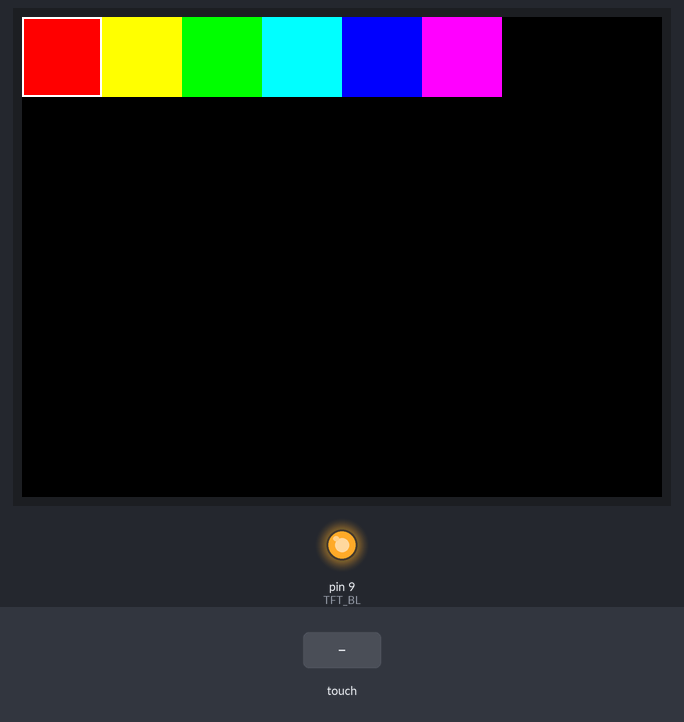
The sketch below on a simulated Arduino Uno, built with avr-gcc and run on an emulated ATmega328P. Parts: 320×240 colour display, output pins drawn as LEDs (lit = HIGH). The test bench sets the inputs (shaded band). Pins used as bus, display or sensor lines are not drawn; what the sketch prints to the serial monitor is not drawn.

Above: at 3.5 s.
3.6 s: touch panel pressed at 38 % / 10 % of its raw x / y range
At 4.6 s:
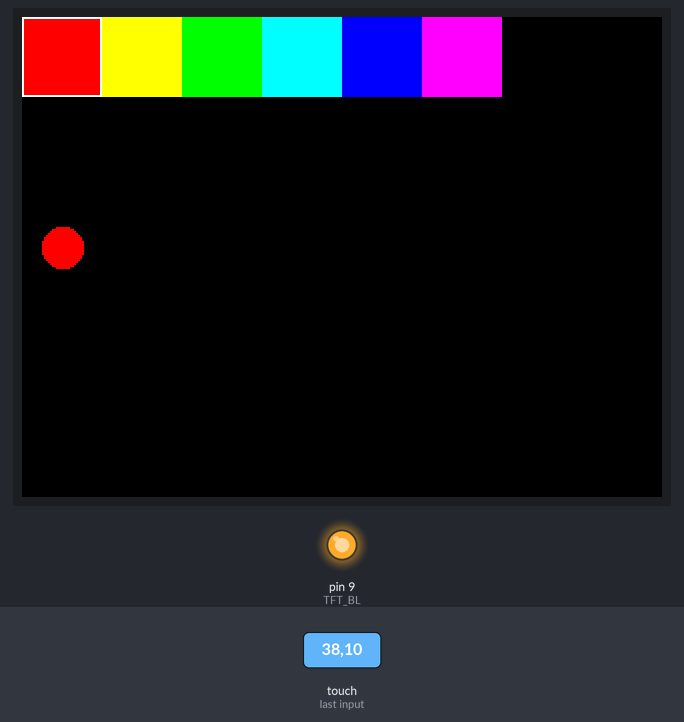
5.1 s: touch panel pressed at 62 % / 10 % of its raw x / y range
At 5.7 s:
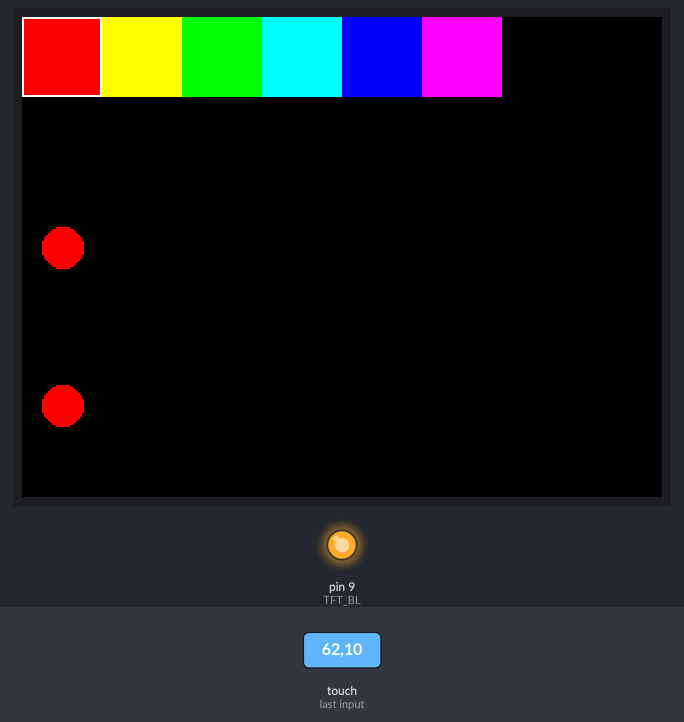
Timing chart, 0 to 8.1 s (numbered marks = the images above; inputs shaded):
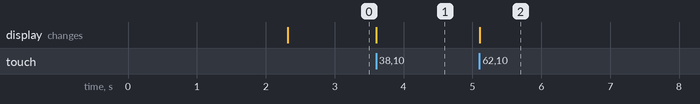

Measured:
- after the input at 3.6 s, the display: changes at once (image 1)
- after the input at 5.1 s, the display: changes at once (image 2)

The sketch:

ArduinoMega_TFT_TouchDisplay.ino
```cpp
#include <Adafruit_GFX.h>
#include <Adafruit_ILI9341.h>
#include <XPT2046_Touchscreen.h>
#include <SPI.h>

// Pins
#define TFT_CS   10
#define TFT_DC   7
#define TFT_RST  -1
#define TFT_BL   9
#define TOUCH_CS 4

// TFT display
Adafruit_ILI9341 tft = Adafruit_ILI9341(TFT_CS, TFT_DC, TFT_RST);

// Touchscreen
XPT2046_Touchscreen ts(TOUCH_CS);

// Raw touch range (calibrate if needed)
#define TS_MINX  300
#define TS_MAXX  3700
#define TS_MINY  300
#define TS_MAXY  3700
#define TS_MIN_PRESSURE 10

// UI layout
#define BOXSIZE 40
#define PENRADIUS 10

int oldcolor, currentcolor;


void setup(void) {
  Serial.begin(115200);

  // Backlight pin
  pinMode(TFT_BL, OUTPUT);
  digitalWrite(TFT_BL, HIGH);

  // Initialize display
  tft.begin();
  tft.setRotation(1);           // Landscape mode
  tft.fillScreen(ILI9341_BLACK);

  // Display welcome message
  tft.setTextSize(3);
  tft.setTextColor(ILI9341_GREEN);
  tft.setCursor(20, 100);
  tft.print("Hello Mridul");

  delay(2000);  // Show message briefly
  tft.fillScreen(ILI9341_BLACK);  // Clear screen for drawing

  // Initialize touchscreen
  if (!ts.begin()) {
    Serial.println("Couldn't start touchscreen controller");
    while (1);
  }
  ts.setRotation(1); // Match screen rotation

  //Draw color selection boxes
  tft.fillRect(0, 0, BOXSIZE, BOXSIZE, ILI9341_RED);
  tft.fillRect(BOXSIZE, 0, BOXSIZE, BOXSIZE, ILI9341_YELLOW);
  tft.fillRect(BOXSIZE * 2, 0, BOXSIZE, BOXSIZE, ILI9341_GREEN);
  tft.fillRect(BOXSIZE * 3, 0, BOXSIZE, BOXSIZE, ILI9341_CYAN);
  tft.fillRect(BOXSIZE * 4, 0, BOXSIZE, BOXSIZE, ILI9341_BLUE);
  tft.fillRect(BOXSIZE * 5, 0, BOXSIZE, BOXSIZE, ILI9341_MAGENTA);

  // Highlight default selected color
  tft.drawRect(0, 0, BOXSIZE, BOXSIZE, ILI9341_WHITE);
  currentcolor = ILI9341_RED;
}

void loop() {

  if (ts.touched()) {
    TS_Point p = ts.getPoint();

    // Ignore weak touches
    if (p.z < TS_MIN_PRESSURE) return;

    // Re-enable digital pins
    pinMode(TOUCH_CS, OUTPUT);
    digitalWrite(TOUCH_CS, HIGH);

    // Convert raw touch coordinates to screen coordinates
    int y = map(p.x, TS_MINX, TS_MAXX, 0, tft.width());
    int x = map(p.y, TS_MINY, TS_MAXY, 0, tft.height());

    Serial.print("Touch at: ");
    Serial.print(x); Serial.print(", ");
    Serial.println(y);

    if (y < BOXSIZE) {
      oldcolor = currentcolor;

      if (x < BOXSIZE) {
        currentcolor = ILI9341_RED;
      } else if (x < BOXSIZE * 2) {
        currentcolor = ILI9341_YELLOW;
      } else if (x < BOXSIZE * 3) {
        currentcolor = ILI9341_GREEN;
      } else if (x < BOXSIZE * 4) {
        currentcolor = ILI9341_CYAN;
      } else if (x < BOXSIZE * 5) {
        currentcolor = ILI9341_BLUE;
      } else if (x < BOXSIZE * 6) {
        currentcolor = ILI9341_MAGENTA;
      }

      // Highlight current color
      if (oldcolor != currentcolor) {
        tft.drawRect(0, 0, BOXSIZE, BOXSIZE, oldcolor);
        int index = (currentcolor == ILI9341_YELLOW) ? 1 :
                    (currentcolor == ILI9341_GREEN)  ? 2 :
                    (currentcolor == ILI9341_CYAN)   ? 3 :
                    (currentcolor == ILI9341_BLUE)   ? 4 :
                    (currentcolor == ILI9341_MAGENTA)? 5 : 0;
        tft.drawRect(index * BOXSIZE, 0, BOXSIZE, BOXSIZE, ILI9341_WHITE);
      }
    }

    // Draw only if below color bar area
    if ((y > BOXSIZE + PENRADIUS) && (y < tft.height() - PENRADIUS)) {
      tft.fillCircle(x, y, PENRADIUS, currentcolor);
    }

    delay(100);
  }
}
```
